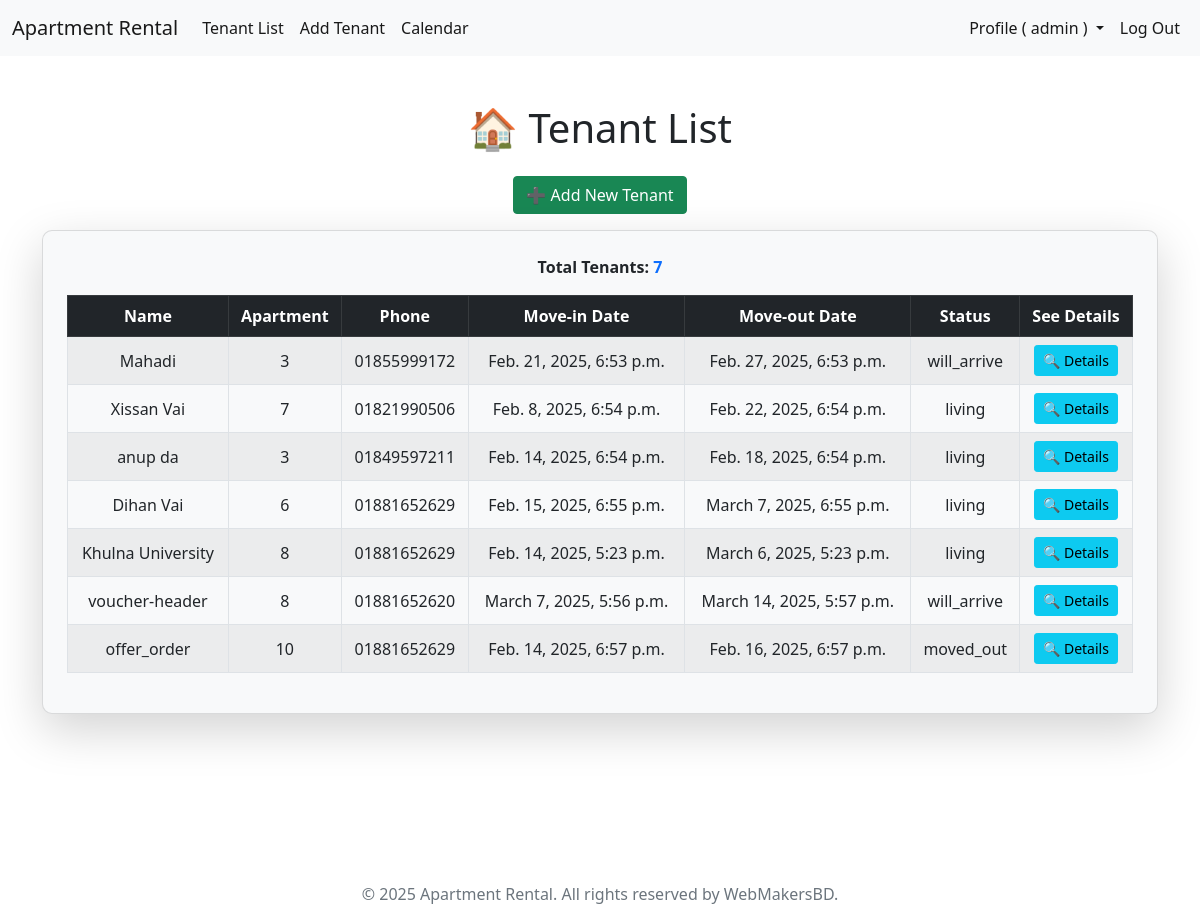
The app's page / (signed in), older data.
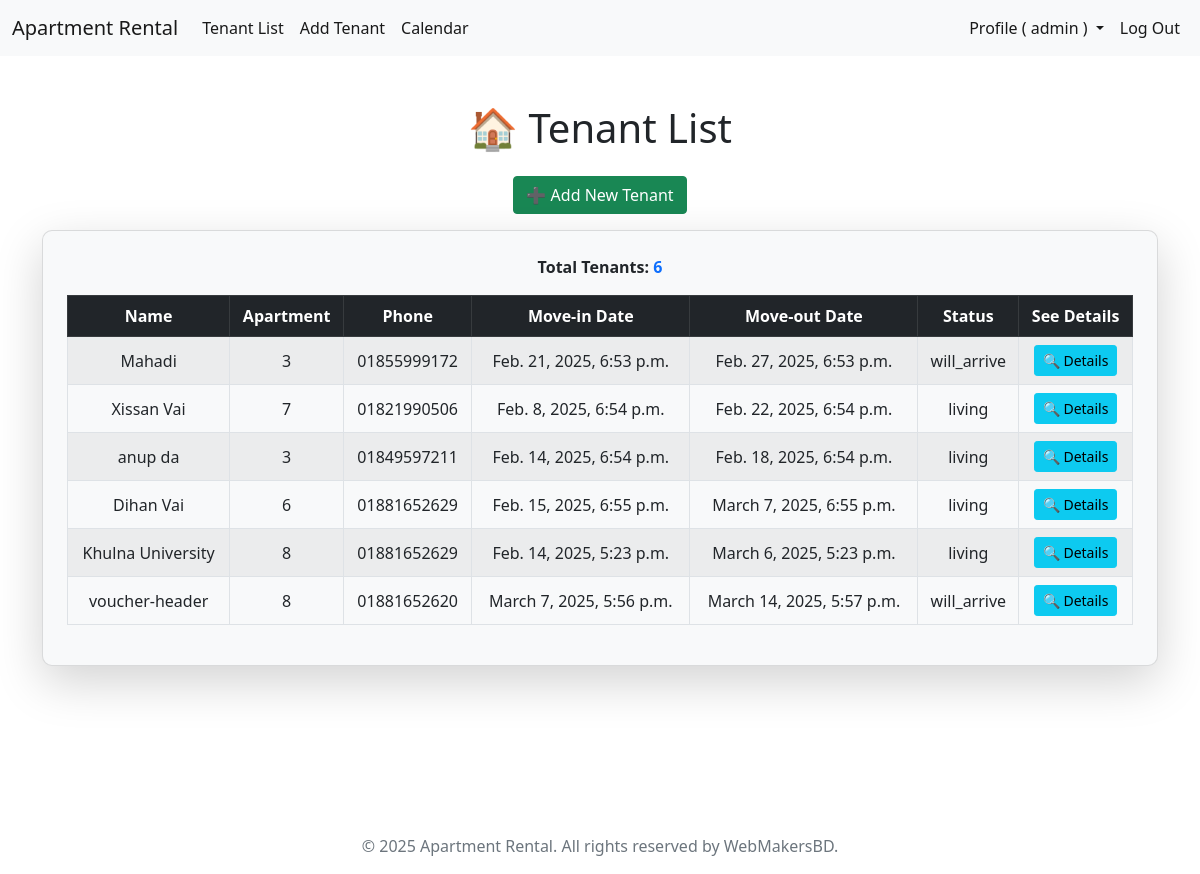
The same page, newer data.
### tenants/models.py (models this page shows, shortened)
class Tenant(models.Model):
    choices = [
        ('will_arrive', 'Will Arrive'),
        ('living', 'Living'),
        ('moved_out', 'Moved Out'),
    ]
    name = models.CharField(max_length=50)
    contact = models.CharField(max_length=15)
    apartment = models.ForeignKey(Apartment, on_delete=models.CASCADE)
    move_in_date = models.DateTimeField()
    move_out_date = models.DateTimeField(null=True, blank=True)
    remarks = models.TextField(blank=True, null=True, help_text="Additional details about the tenant.")
    status = models.CharField(max_length=15, choices=choices,)

class Apartment(models.Model):
    number = models.PositiveIntegerField(unique=True)
    is_booked = models.BooleanField(default=False)

### tenants/views.py (the view)
# urls.py: path('', tenant_list, name='tenant_list'),
def tenant_list(request):
    user = request.user
    if user.is_authenticated and user.is_superuser:  # Ensure only admin users can access
        tenants = Tenant.objects.all()
        for tenant in tenants:
            update_tenant_status(tenant)
        return render(request, 'tenants/tenant_list.html', {'tenants': tenants})
    else:
        messages.error(request, 'You have to log in as an Admin to access this page.')
        return redirect('login')

### tenants/views.py (called while the page is built)
def update_apartment_status():
    now = timezone.now() + timezone.timedelta(hours=6, minutes=0)  # Adjust time to match timezone
    Apartment.objects.update(is_booked=False)  # Reset all apartments to unbooked
    Apartment.objects.filter(tenant__move_in_date__lte=now, tenant__move_out_date__gte=now).update(is_booked=True)

def update_tenant_status(tenant):
    now = timezone.now() + timezone.timedelta(hours=6, minutes=0)  # Adjust time to match timezone
    if tenant.move_in_date > now:
        tenant.status = 'will_arrive'  # Tenant has not yet moved in
    elif tenant.move_out_date and tenant.move_out_date < now:
        tenant.status = 'moved_out'  # Tenant has already moved out
    else:
        tenant.status = 'living'  # Tenant is currently living in the apartment
    tenant.save()  # Save updated status
    update_apartment_status()  # Update apartment booking status accordingly

### templates/tenants/tenant_list.html (shortened to what this page needs)
{% extends 'base.html' %}
{% load static %}
{% block extra_head %}
    <link rel="stylesheet" href="{% static 'css/tenants/tenant_list.css' %}">
{% endblock %}
{% block content %}
<div class="container mt-5">
  <div class="text-center">
    <h1 class="mb-4">🏠 Tenant List</h1>
    <a class="btn btn-success mb-3" href="{% url 'add_tenant' %}">
      ➕ Add New Tenant
    </a>
  </div>
  {% if tenants %}
  <div class="card shadow-lg p-4">
    <p class="fw-bold text-center">
      Total Tenants: <span class="text-primary">{{ tenants|length }}</span>
    </p>
    <div class="table-responsive">
      <table
        class="table table-striped table-hover table-bordered text-center align-middle"
      >
        <thead class="table-dark">
          <tr>
            <th>Name</th>
            <th>Apartment</th>
            <th>Phone</th>
            <th>Move-in Date</th>
            <th>Move-out Date</th>
            <th>Status</th>
            <th>See Details</th>
          </tr>
        </thead>
        <tbody>
          {% for tenant in tenants %}
          <tr>
            <td>{{ tenant.name }}</td>
            <td>{{ tenant.apartment.number }}</td>
            <td>{{ tenant.contact }}</td>
            <td>{{ tenant.move_in_date }}</td>
            <td>{{ tenant.move_out_date|default:"N/A" }}</td>
            <td>{{ tenant.status }}</td>
            <td>
              <a
                href="{% url 'tenant_details' tenant.id %}"
                class="btn btn-info btn-sm"
                >🔍 Details</a
              >
            </td>
          </tr>
          {% endfor %}
        </tbody>
      </table>
    </div>
  </div>
  {% else %}
  <div class="alert alert-warning text-center">
    <p>No tenants found.</p>
  </div>
  {% endif %}
</div>
{% endblock %}

### templates/base.html (shortened to what this page needs)
{% load static %}
<!DOCTYPE html>
<html lang="en">
  <head>
    <link
      href="https://cdn.jsdelivr.net/npm/bootstrap@5.0.2/dist/css/bootstrap.min.css"
      rel="stylesheet"
    />
    {% block extra_head %} {% endblock %}
  </head>
  <body>
    <header>
      <nav class="navbar navbar-expand-lg navbar-light bg-light">
        <div class="container-fluid">
            <a class="navbar-brand" href="{% url 'tenant_list' %}">Apartment Rental</a>
            <div class="collapse navbar-collapse" id="navbarSupportedContent">
                <ul class="navbar-nav me-auto mb-2 mb-lg-0">
                    <li class="nav-item">
                        <a class="nav-link active" aria-current="page" href="{% url 'tenant_list' %}">Tenant List</a>
                    </li>
                    <li class="nav-item">
                        <a class="nav-link active" href="{% url 'add_tenant' %}">Add Tenant</a>
                    </li>
                    <li class="nav-item">
                      <a class="nav-link active" href="{% url 'calendar_redirect' %}">Calendar</a>
                  </li>
                </ul>
                <ul class="navbar-nav ms-auto mb-2 mb-lg-0">
                    {% if user.is_authenticated %}
                    <li class="nav-item dropdown">
                      <a class="nav-link active dropdown-toggle" href="#" role="button" data-bs-toggle="dropdown" aria-expanded="false">
                       Profile ( {{ user.username }} )
                      </a>
                    </li>
                    <li class="nav-item">
                        <a class="nav-link active" href="{% url 'logout' %}">Log Out</a>
                    </li>
                    {% endif %}
                </ul>
            </div>
        </div>
    </nav>
    </header>
    <main>
      {% block content %}
      {% endblock %}
    </main>
    <br /><br /><br /><br /><br /><br /><br />
    <footer class="footer text-center text-muted">
      <p>&copy; 2025 Apartment Rental. All rights reserved by WebMakersBD.</p>
    </footer>
  </body>
</html>

### static/css/tenants/tenant_list.css (style rules this page uses)
.card { border-radius: 10px; background: #f8f9fa; }
.btn { transition: all 0.3s ease-in-out; }
.table th, .table td { text-align: center; vertical-align: middle; overflow: hidden; white-space: nowrap; }

Row changes from the older to the newer data that the page shows:
removed Tenant: name "offer_order", apartment.number "10", contact "01881652629", move_in_date "Feb. 14, 2025, 6:57 p.m.", move_out_date "Feb. 16, 2025, 6:57 p.m.", status "moved_out"
Text that changed along with them:
{{ tenants|length }}: "7" → "6"
